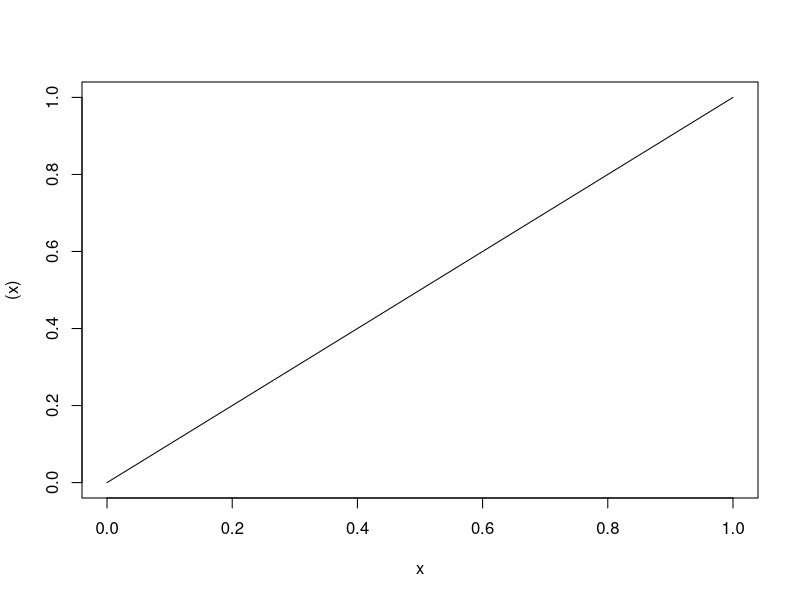
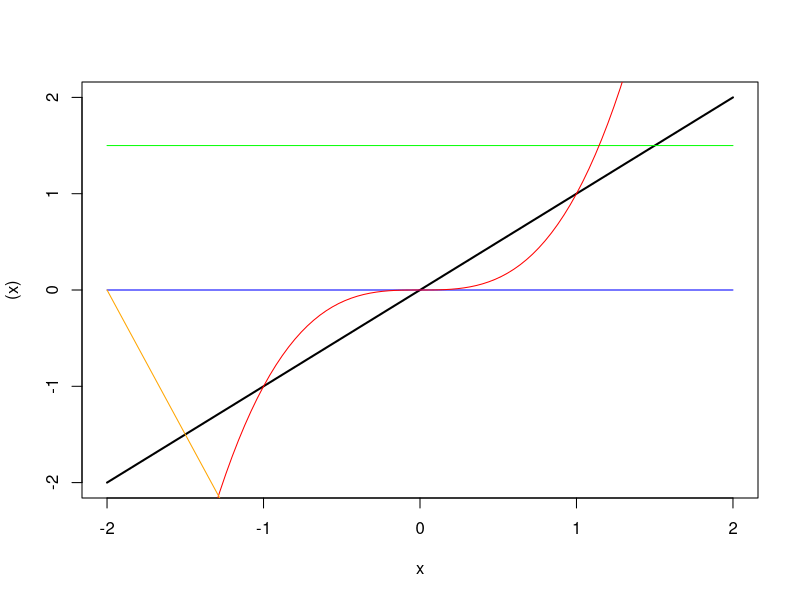
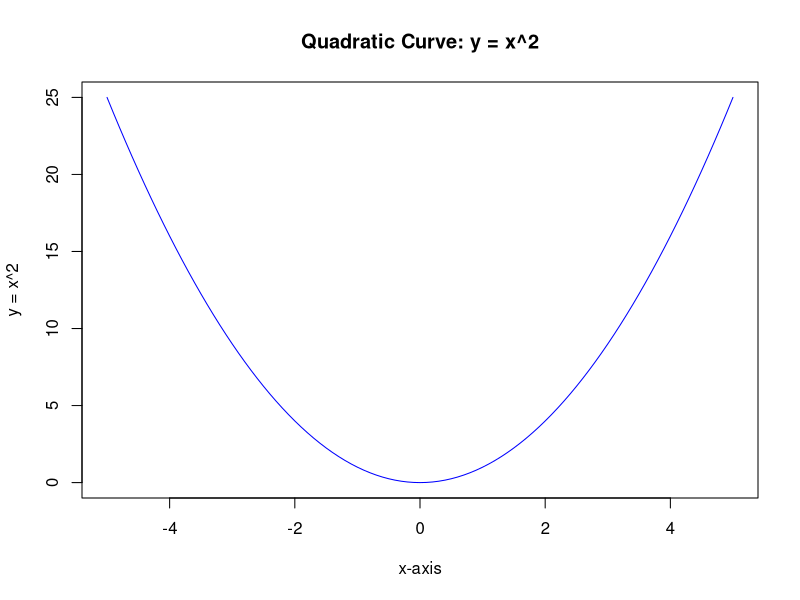
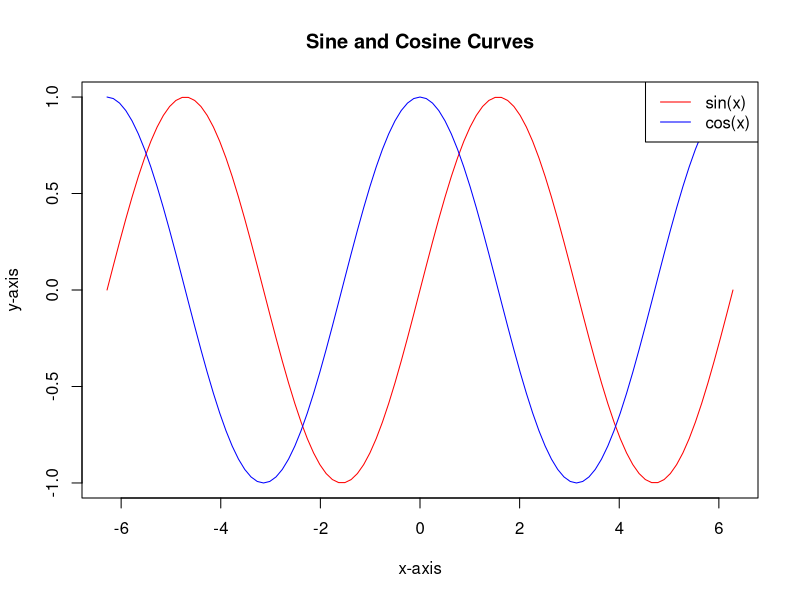

These figures' R source, in order:
## ---- chunk 1
curve((x))
## ---- chunk 2
curve((x), from = -2, to = 2, lwd = 2)
curve(0 * x, add = TRUE, col = "blue")
curve(0 * x + 1.5, add = TRUE, col = "green")
curve(x^3, add = TRUE, col = "red")
curve(-3 * (x + 2), add = TRUE, col = "orange")
## ---- chunk 3
curve(x^2, from = -5, to = 5, type = "l", col = "blue",
      xlab = "x-axis", ylab = "y = x^2", 
      main = "Quadratic Curve: y = x^2")

## ---- chunk 4
curve(sin(x), from = -2 * pi, to = 2 * pi, type = "l", col = "red",
      xlab = "x-axis", ylab = "y-axis", 
      main = "Sine and Cosine Curves")
curve(cos(x), from = -2 * pi, to = 2 * pi, type = "l", col = "blue",
      add = TRUE)
legend("topright", legend = c("sin(x)", "cos(x)"), 
       col = c("red", "blue"), lty = 1)
